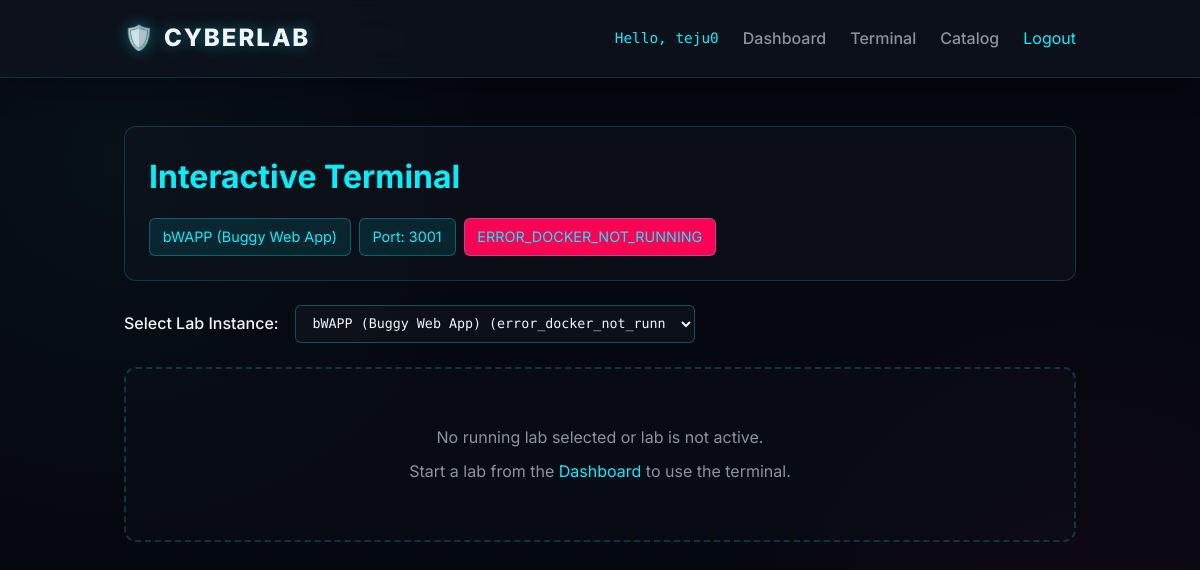
Before: /terminal (signed in) with the older database file.
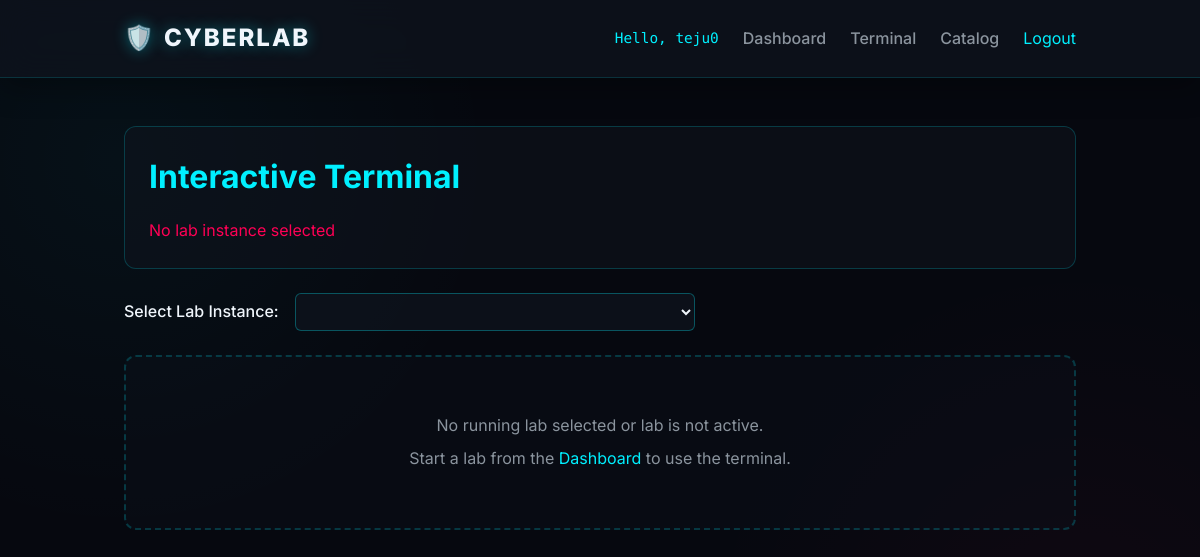
After: the same page with the newer database file.
### tables this page shows
CREATE TABLE containers (
            id INTEGER PRIMARY KEY AUTOINCREMENT,
            user_id INTEGER NOT NULL,
            container_id TEXT NOT NULL,
            port INTEGER NOT NULL,
            status TEXT NOT NULL, lab_type TEXT NOT NULL DEFAULT 'juice-shop', network_name TEXT,
            FOREIGN KEY (user_id) REFERENCES users (id)
        );

### app.py (the view)
@app.route('/terminal')
def terminal():
    if 'user_id' not in session:
        return redirect(url_for('login'))
    user_id = session['user_id']
    lab_id = request.args.get('lab_id', type=int)
    host = request.host.split(':')[0]
    conn = get_db_connection()
    container_records = conn.execute('SELECT * FROM containers WHERE user_id = ? ORDER BY id DESC', (user_id,)).fetchall()
    conn.close()
    views = []
    selected_view = None
    for record in container_records:
        view = build_container_view(record, host)
        if view['status'] == 'not_found':
            continue
        views.append(view)
    if lab_id:
        for view in views:
            if view['id'] == lab_id:
                selected_view = view
                break
    if not selected_view and views:
        for view in views:
            if view['status'] == 'running' and view['access_mode'] != 'web':
                selected_view = view
                break
        if not selected_view and views:
            selected_view = views[0]
    return render_template('terminal.html', container=selected_view, containers=views)

### app.py (called while the page is built)
def get_db_connection():
    conn = sqlite3.connect(DB_PATH)
    conn.row_factory = sqlite3.Row
    return conn

### utils/docker_manager.py (called while the page is built, shortened)
def get_client():
    global _client
    if _client is None:
        try:
            _client = docker.from_env()
        except DockerException as e:
            print(f"Warning: Could not connect to Docker. Ensure Docker is running. Error: {e}")
            return None
    return _client

def get_container_status(container_id):
    client = get_client()
    if not client:
        return "error_docker_not_running"

### templates/terminal.html (shortened to what this page needs)
{% extends 'base.html' %}
{% block content %}
<link rel="stylesheet" href="https://cdn.jsdelivr.net/npm/xterm@5.1.0/css/xterm.min.css">
<div class="terminal-container">
    <div class="terminal-header">
        <h1>Interactive Terminal</h1>
        <div class="terminal-info">
            {% if container %}
                <span class="info-badge">{{ container.lab_name }}</span>
                <span class="info-badge">Port: {{ container.port }}</span>
                <span class="info-badge" style="background: {% if container.status == 'running' %}#00ff73{% else %}#ff0055{% endif %}">
                    {{ container.status|upper }}
                </span>
            {% else %}
                <p style="color: #ff0055;">No lab instance selected</p>
            {% endif %}
        </div>
    </div>
    <div class="lab-selector">
        <label>Select Lab Instance:</label>
        <select id="labSelector" onchange="switchLab()">
            {% if containers %}
                {% for c in containers %}
                    <option value="{{ c.id }}" {% if container and c.id == container.id %}selected{% endif %}>
                        {{ c.lab_name }} ({{ c.status }}) - Port {{ c.port }}
                    </option>
                {% endfor %}
            {% else %}
                <option disabled>No running labs</option>
            {% endif %}
        </select>
    </div>
    {% if container and container.status == 'running' %}
        <div id="terminal" class="xterm-container"></div>
        <div class="terminal-footer">
            <p class="help-text">
                ⚠️ Type commands and press Enter to execute. Some commands may require proper shell syntax.
                Use <code>exit</code> to close the terminal session.
            </p>
        </div>
    {% else %}
        <div class="terminal-placeholder">
            <p>No running lab selected or lab is not active.</p>
            <p>Start a lab from the <a href="{{ url_for('dashboard') }}">Dashboard</a> to use the terminal.</p>
        </div>
    {% endif %}
</div>
{% endblock %}

Changed rows visible on the page:
removed containers: port "3001"
Other visible differences:
form field value: "bWAPP (Buggy Web App) (error_docker_not_running) - Port 3001" → (not shown)
{{ container.lab_name }}: "bWAPP (Buggy Web App)" → (not shown)
{{ container.status|upper }}: "ERROR_DOCKER_NOT_RUNNING" → (not shown)
text no longer shown: "Port:"
text now shown: "No lab instance selected"
